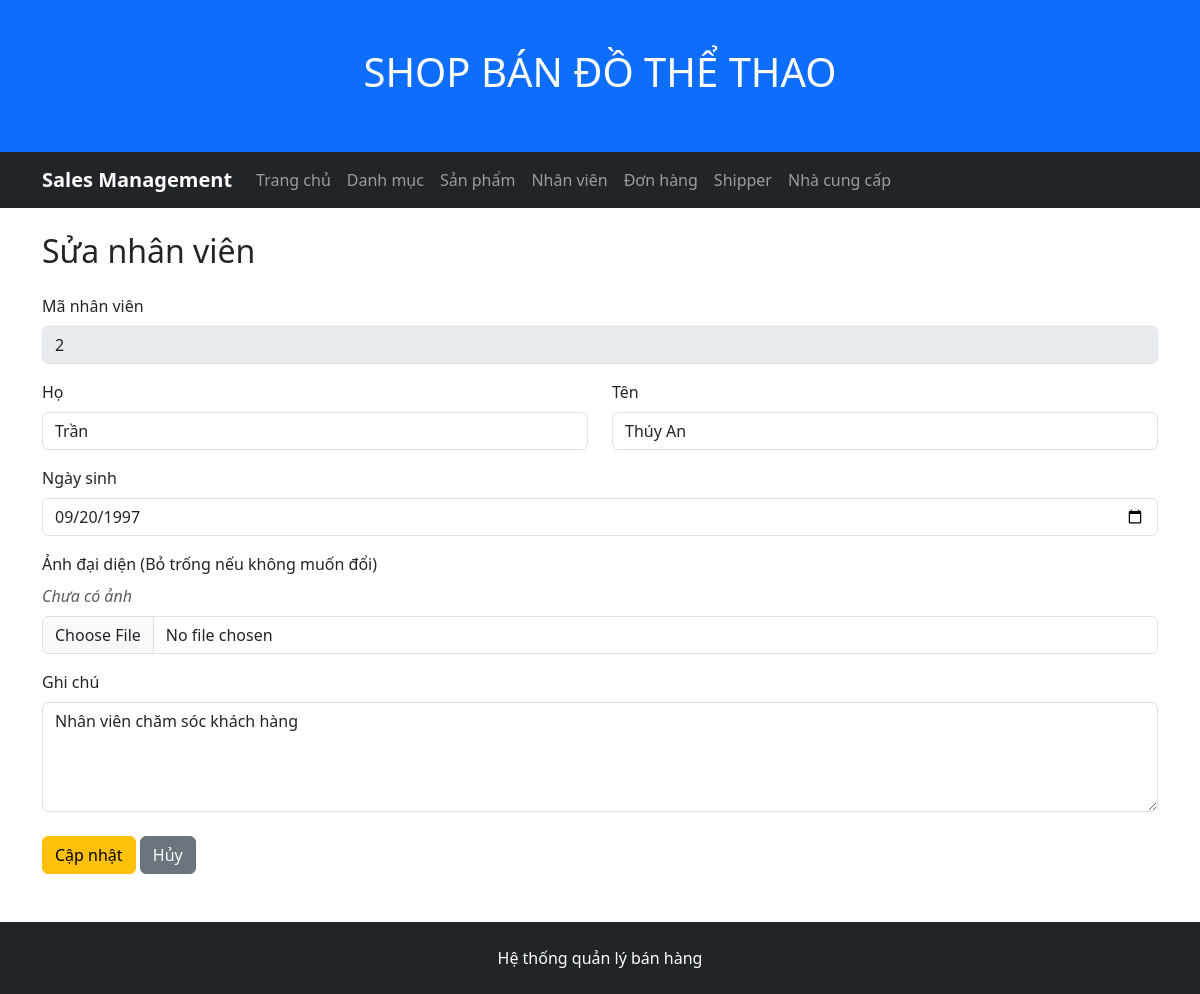
Screenshot of /admin/employees/edit.php?id=2 with the database file from the repository.
### tables this page shows
CREATE TABLE employees (
    EmployeeID INT AUTO_INCREMENT PRIMARY KEY,
    LastName VARCHAR(50) NOT NULL,
    FirstName VARCHAR(50) NOT NULL,
    BirthDate DATE,
    Photo VARCHAR(255),
    Notes TEXT
);

### public/admin/employees/edit.php (the view, shortened to what this page needs)
<?php
require_once '/var/www/src/config/database.php';
$employeeID = isset($_GET['id'])
    ? (int) $_GET['id']
    : 0;
$sql = "
    SELECT
        EmployeeID,
        LastName,
        FirstName,
        BirthDate,
        Photo,
        Notes
    FROM employees
    WHERE EmployeeID = ?
";
$stmt = $conn->prepare($sql);
$stmt->bind_param('i', $employeeID);
$stmt->execute();
$result = $stmt->get_result();
$employee = $result->fetch_assoc();
require_once '/var/www/src/includes/admin/header.php';
require_once '/var/www/src/includes/admin/navbar.php';
?>
<div class="container mt-4 mb-5">
    <h2 class="mb-4">Sửa nhân viên</h2>
    <form method="post" enctype="multipart/form-data">
        <div class="mb-3">
            <label class="form-label">Mã nhân viên</label>
            <input
                type="text"
                class="form-control"
                value="<?= htmlspecialchars($employee['EmployeeID']) ?>"
                disabled
            >
        </div>
        <div class="row">
            <div class="col-md-6 mb-3">
                <label for="lastName" class="form-label">Họ</label>
                <input
                    type="text"
                    class="form-control"
                    id="lastName"
                    name="last_name"
                    maxlength="50"
                    value="<?= htmlspecialchars(
                        $_POST['last_name'] ?? $employee['LastName']
                    ) ?>"
                    required
                >
            </div>
            <div class="col-md-6 mb-3">
                <label for="firstName" class="form-label">Tên</label>
                <input
                    type="text"
                    class="form-control"
                    id="firstName"
                    name="first_name"
                    maxlength="50"
                    value="<?= htmlspecialchars(
                        $_POST['first_name'] ?? $employee['FirstName']
                    ) ?>"
                    required
                >
            </div>
        </div>
        <div class="mb-3">
            <label for="birthDate" class="form-label">Ngày sinh</label>
            <input
                type="date"
                class="form-control"
                id="birthDate"
                name="birth_date"
                value="<?= htmlspecialchars(
                    $_POST['birth_date'] ?? $employee['BirthDate'] ?? ''
                ) ?>"
            >
        </div>
        <div class="mb-3">
            <label for="photo" class="form-label">Ảnh đại diện (Bỏ trống nếu không muốn đổi)</label>
            <div class="mb-2">
                <?php if (!empty($employee['Photo'])): ?>
                    <img
                        src="/uploads/employees/<?= htmlspecialchars($employee['Photo']) ?>"
                        alt="Current Photo"
                        class="img-thumbnail"
                        style="width: 150px; height: 150px; object-fit: cover;"
                    >
                <?php else: ?>
                    <span class="text-muted fst-italic">Chưa có ảnh</span>
                <?php endif; ?>
            </div>
            <input
                type="file"
                class="form-control"
                id="photo"
                name="photo"
                accept="image/jpeg,image/png,image/webp"
            >
        </div>
        <div class="mb-4">
            <label for="notes" class="form-label">Ghi chú</label>
            <textarea
                class="form-control"
                id="notes"
                name="notes"
                rows="4"
            ><?= htmlspecialchars(
                $_POST['notes'] ?? $employee['Notes'] ?? ''
            ) ?></textarea>
        </div>
        <button type="submit" class="btn btn-warning">
            Cập nhật
        </button>
        <a href="/admin/employees/" class="btn btn-secondary">
            Hủy
        </a>
    </form>
</div>
<?php
require_once '/var/www/src/includes/admin/footer.php';
?>

### rows the page displays
employees: EmployeeID "2", last_name "Trần", first_name "Thúy An", birth_date "09/20/1997", notes "Nhân viên chăm sóc khách hàng"
